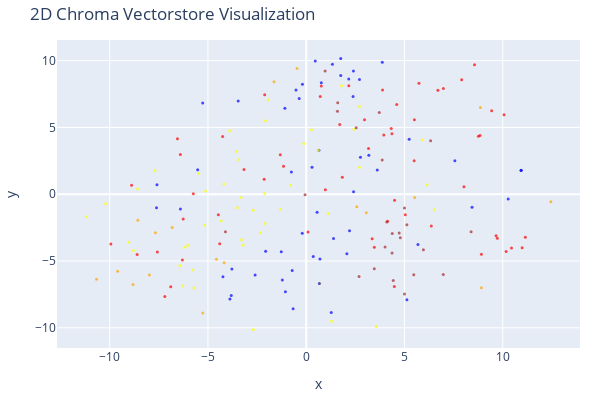

Notebook cell for this chart:
### Code cell
# Create the 2D scatter plot with hover information
fig = go.Figure(data=[go.Scatter(
    x=reduced_vectors[:, 0],
    y=reduced_vectors[:, 1],
    mode='markers',
    marker=dict(size=3, color=colors, opacity=0.7),
    # Add hover information
    text=[f"Name: {metadata['name']}<br>Department: {metadata['department']}" 
          for metadata in result['metadatas']],
    hoverinfo='text',
    hovertemplate="%{text}<extra></extra>"  # This removes the x,y coordinates from hover
)])

fig.update_layout(
    title='2D Chroma Vectorstore Visualization',
    xaxis_title='x',
    yaxis_title='y',
    width=600,
    height=400,
    margin=dict(r=20, b=10, l=10, t=40),
    # Add hover mode
    hovermode='closest'
)

fig.show()

### Figure 1 — Plotly figure (JSON) as saved in the notebook; plotly's stock layout.template omitted (floating-point values rounded to 4 significant figures; data arrays with more than 128 entries replaced by an {"elided": "..."} marker saying what was removed)
{"data": [{"hoverinfo": "text", "hovertemplate": "%{text}<extra></extra>", "marker": {"color": {"elided": "204 str values"}, "opacity": 0.7, "size": 3}, "mode": "markers", "text": {"elided": "204 str values"}, "type": "scatter", "x": {"elided": "204 float values"}, "y": {"elided": "204 float values"}}], "layout": {"height": 400, "hovermode": "closest", "margin": {"b": 10, "l": 10, "r": 20, "t": 40}, "title": {"text": "2D Chroma Vectorstore Visualization"}, "width": 600, "xaxis": {"title": {"text": "x"}}, "yaxis": {"title": {"text": "y"}}}}
